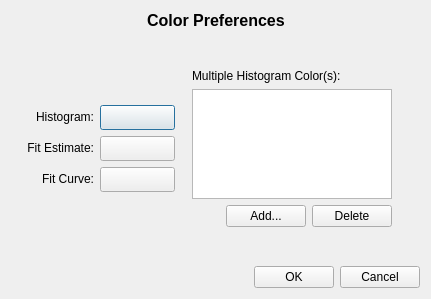
<?xml version="1.0" encoding="UTF-8"?>
<ui version="4.0">
 <class>ColorPreferencesClass</class>
 <widget class="QDialog" name="ColorPreferencesClass">
  <property name="geometry">
   <rect>
    <x>0</x>
    <y>0</y>
    <width>431</width>
    <height>299</height>
   </rect>
  </property>
  <property name="windowTitle">
   <string>ColorPreferences</string>
  </property>
  <layout class="QVBoxLayout" name="verticalLayout_3">
   <item>
    <layout class="QHBoxLayout" name="horizontalLayout">
     <item>
      <spacer name="horizontalSpacer">
       <property name="orientation">
        <enum>Qt::Horizontal</enum>
       </property>
       <property name="sizeHint" stdset="0">
        <size>
         <width>40</width>
         <height>20</height>
        </size>
       </property>
      </spacer>
     </item>
     <item>
      <widget class="QLabel" name="histogramColorTitleLabel">
       <property name="font">
        <font>
         <pointsize>12</pointsize>
         <weight>75</weight>
         <bold>true</bold>
        </font>
       </property>
       <property name="text">
        <string>&lt;font color='black'&gt;Color Preferences&lt;/font&gt;</string>
       </property>
      </widget>
     </item>
     <item>
      <spacer name="horizontalSpacer_2">
       <property name="orientation">
        <enum>Qt::Horizontal</enum>
       </property>
       <property name="sizeHint" stdset="0">
        <size>
         <width>40</width>
         <height>20</height>
        </size>
       </property>
      </spacer>
     </item>
    </layout>
   </item>
   <item>
    <spacer name="verticalSpacer">
     <property name="orientation">
      <enum>Qt::Vertical</enum>
     </property>
     <property name="sizeHint" stdset="0">
      <size>
       <width>20</width>
       <height>40</height>
      </size>
     </property>
    </spacer>
   </item>
   <item>
    <layout class="QHBoxLayout" name="horizontalLayout_4">
     <item>
      <spacer name="horizontalSpacer_3">
       <property name="orientation">
        <enum>Qt::Horizontal</enum>
       </property>
       <property name="sizeHint" stdset="0">
        <size>
         <width>13</width>
         <height>20</height>
        </size>
       </property>
      </spacer>
     </item>
     <item>
      <layout class="QVBoxLayout" name="verticalLayout_2">
       <item>
        <spacer name="verticalSpacer_3">
         <property name="orientation">
          <enum>Qt::Vertical</enum>
         </property>
         <property name="sizeHint" stdset="0">
          <size>
           <width>20</width>
           <height>17</height>
          </size>
         </property>
        </spacer>
       </item>
       <item>
        <layout class="QGridLayout" name="gridLayout">
         <item row="0" column="0">
          <widget class="QLabel" name="histogramLabel">
           <property name="text">
            <string>&lt;font color='black'&gt;Histogram:&lt;/font&gt;</string>
           </property>
           <property name="alignment">
            <set>Qt::AlignRight|Qt::AlignTrailing|Qt::AlignVCenter</set>
           </property>
          </widget>
         </item>
         <item row="0" column="1">
          <widget class="QPushButton" name="histogramColorButton">
           <property name="sizePolicy">
            <sizepolicy hsizetype="Fixed" vsizetype="Fixed">
             <horstretch>0</horstretch>
             <verstretch>0</verstretch>
            </sizepolicy>
           </property>
           <property name="minimumSize">
            <size>
             <width>75</width>
             <height>25</height>
            </size>
           </property>
           <property name="toolTip">
            <string>Click to specify the color used to draw the histogram.</string>
           </property>
           <property name="text">
            <string/>
           </property>
          </widget>
         </item>
         <item row="1" column="0">
          <widget class="QLabel" name="estimateLabel">
           <property name="text">
            <string>&lt;font color='black'&gt;Fit Estimate:&lt;/font&gt;</string>
           </property>
           <property name="alignment">
            <set>Qt::AlignRight|Qt::AlignTrailing|Qt::AlignVCenter</set>
           </property>
          </widget>
         </item>
         <item row="1" column="1">
          <widget class="QPushButton" name="fitEstimateColorButton">
           <property name="sizePolicy">
            <sizepolicy hsizetype="Fixed" vsizetype="Fixed">
             <horstretch>0</horstretch>
             <verstretch>0</verstretch>
            </sizepolicy>
           </property>
           <property name="minimumSize">
            <size>
             <width>75</width>
             <height>25</height>
            </size>
           </property>
           <property name="toolTip">
            <string>Click to specify the colors used to indicate intial fit parameter estimates on the histogram.</string>
           </property>
           <property name="text">
            <string/>
           </property>
          </widget>
         </item>
         <item row="2" column="0">
          <widget class="QLabel" name="fitLabel">
           <property name="text">
            <string>&lt;font color='black'&gt;Fit Curve:&lt;/font&gt;</string>
           </property>
           <property name="alignment">
            <set>Qt::AlignRight|Qt::AlignTrailing|Qt::AlignVCenter</set>
           </property>
          </widget>
         </item>
         <item row="2" column="1">
          <widget class="QPushButton" name="fitCurveColorButton">
           <property name="sizePolicy">
            <sizepolicy hsizetype="Fixed" vsizetype="Fixed">
             <horstretch>0</horstretch>
             <verstretch>0</verstretch>
            </sizepolicy>
           </property>
           <property name="minimumSize">
            <size>
             <width>75</width>
             <height>25</height>
            </size>
           </property>
           <property name="toolTip">
            <string>Click to specify the color used to fit a curve to the histogram.</string>
           </property>
           <property name="text">
            <string/>
           </property>
          </widget>
         </item>
        </layout>
       </item>
       <item>
        <spacer name="verticalSpacer_4">
         <property name="orientation">
          <enum>Qt::Vertical</enum>
         </property>
         <property name="sizeHint" stdset="0">
          <size>
           <width>20</width>
           <height>13</height>
          </size>
         </property>
        </spacer>
       </item>
      </layout>
     </item>
     <item>
      <widget class="QWidget" name="multipleHistogramsColorHolder" native="true">
       <layout class="QVBoxLayout" name="verticalLayout">
        <item>
         <widget class="QLabel" name="profileColorLabel">
          <property name="text">
           <string>&lt;font color='black'&gt;Multiple Histogram Color(s):&lt;/font&gt;</string>
          </property>
         </widget>
        </item>
        <item>
         <widget class="QListWidget" name="multipleHistogramColorList">
          <property name="sizePolicy">
           <sizepolicy hsizetype="Preferred" vsizetype="Preferred">
            <horstretch>0</horstretch>
            <verstretch>0</verstretch>
           </sizepolicy>
          </property>
          <property name="minimumSize">
           <size>
            <width>200</width>
            <height>110</height>
           </size>
          </property>
          <property name="maximumSize">
           <size>
            <width>200</width>
            <height>110</height>
           </size>
          </property>
          <property name="focusPolicy">
           <enum>Qt::WheelFocus</enum>
          </property>
         </widget>
        </item>
        <item>
         <layout class="QHBoxLayout" name="horizontalLayout_2">
          <item>
           <spacer name="horizontalSpacer_7">
            <property name="orientation">
             <enum>Qt::Horizontal</enum>
            </property>
            <property name="sizeHint" stdset="0">
             <size>
              <width>13</width>
              <height>20</height>
             </size>
            </property>
           </spacer>
          </item>
          <item>
           <widget class="QPushButton" name="addHistogramColorButton">
            <property name="toolTip">
             <string>Add a color to the Profile Curve Color(s) list.</string>
            </property>
            <property name="text">
             <string>Add...</string>
            </property>
            <property name="autoDefault">
             <bool>true</bool>
            </property>
           </widget>
          </item>
          <item>
           <widget class="QPushButton" name="deleteHistogramColorButton">
            <property name="toolTip">
             <string>Select a color from the Profile Curve Color(s) list and then remove it using this button.</string>
            </property>
            <property name="text">
             <string>Delete</string>
            </property>
            <property name="autoDefault">
             <bool>true</bool>
            </property>
           </widget>
          </item>
         </layout>
        </item>
       </layout>
      </widget>
     </item>
     <item>
      <spacer name="horizontalSpacer_4">
       <property name="orientation">
        <enum>Qt::Horizontal</enum>
       </property>
       <property name="sizeHint" stdset="0">
        <size>
         <width>17</width>
         <height>20</height>
        </size>
       </property>
      </spacer>
     </item>
    </layout>
   </item>
   <item>
    <spacer name="verticalSpacer_2">
     <property name="orientation">
      <enum>Qt::Vertical</enum>
     </property>
     <property name="sizeHint" stdset="0">
      <size>
       <width>20</width>
       <height>40</height>
      </size>
     </property>
    </spacer>
   </item>
   <item>
    <layout class="QHBoxLayout" name="horizontalLayout_3">
     <item>
      <spacer name="horizontalSpacer_5">
       <property name="orientation">
        <enum>Qt::Horizontal</enum>
       </property>
       <property name="sizeHint" stdset="0">
        <size>
         <width>40</width>
         <height>20</height>
        </size>
       </property>
      </spacer>
     </item>
     <item>
      <widget class="QPushButton" name="okButton">
       <property name="toolTip">
        <string>Accept the color changes and close this dialog.</string>
       </property>
       <property name="text">
        <string>OK</string>
       </property>
      </widget>
     </item>
     <item>
      <widget class="QPushButton" name="cancelButton">
       <property name="toolTip">
        <string>Cancel the color changes and close this dialog.</string>
       </property>
       <property name="text">
        <string>Cancel</string>
       </property>
      </widget>
     </item>
    </layout>
   </item>
  </layout>
 </widget>
 <layoutdefault spacing="6" margin="11"/>
 <resources/>
 <connections/>
</ui>
